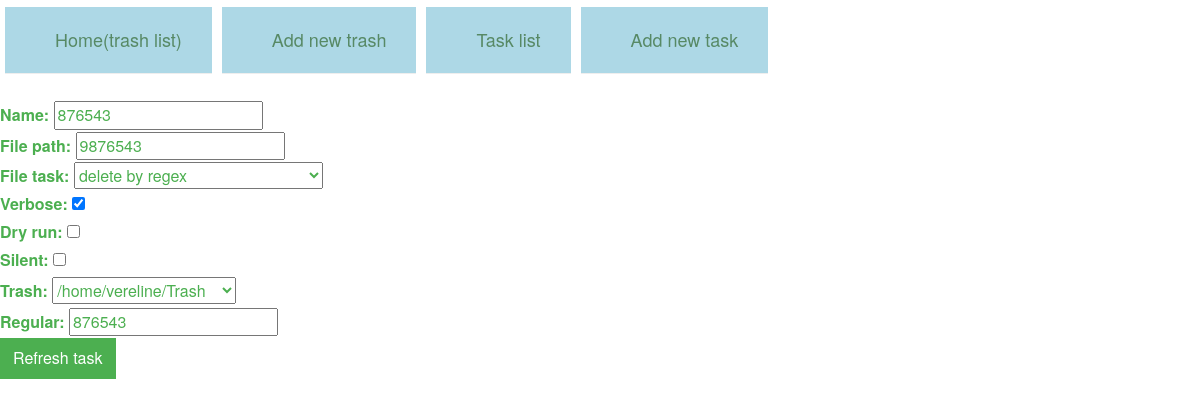
Page /refresh_task/3 on the earlier database version.
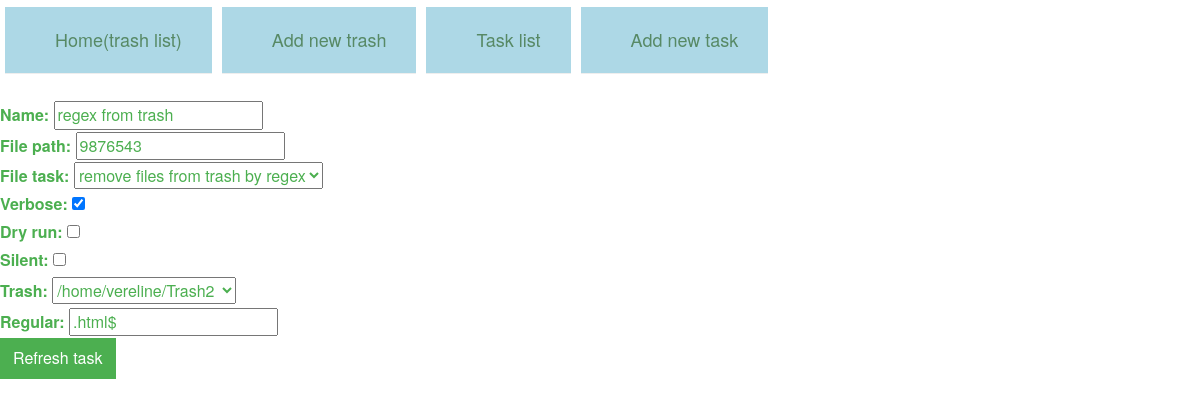
Same page on the later database version.
### trashes/models.py (models this page shows, shortened)
class TaskToDo(models.Model):
    name = models.CharField(max_length=256, default=' ')
    file_path = models.CharField(max_length=256, default=' ')
    trash = models.ForeignKey(Trash, default=None)
    verbose = models.BooleanField(default=False)
    dry_run = models.BooleanField(default=False)
    silent = models.BooleanField(default=False)
    tasks = (
        ('delete by regex', 'delete by regex'),
        ('delete by filename', 'delete by filename'),
        ('recover all trash', 'recover all trash'),
        ('clear all trash', 'clear all trash'),
        ('remove files from trash', 'remove files from trash'),
        ('recover files from trash', 'recover files from trash'),
        ('remove files from trash by regex', 'remove files from trash by regex'),
        ('recover files from trash by regex', 'recover files from trash by regex')
    )
    file_task = models.CharField(max_length=256, choices=tasks, default=None)
    regular = models.CharField(max_length=256, default=' ')
    NOTDONE = 'Not done'
    INPROCESS = 'In process'
    WAITING = 'Waiting'
    DONE = 'Done'
    ERROR = 'Error'
    task_process_choices = (
        (NOTDONE, 'Not done'),
        (INPROCESS, 'In process'),
        (WAITING, 'Waiting'),
        (DONE, 'Done'),
        (ERROR, 'Error'),
    )
    task_process = models.CharField(
        max_length=256,
        choices=task_process_choices,
        default=NOTDONE,
    )
    class Meta:
        db_table = 'task'

### trashes/views.py (the view)
# urls.py: url(r'^refresh_task/(?P<pk>\d+)$', views.RefreshTask.as_view(), name='refresh_task'),
class RefreshTask(UpdateView):
    success_url = reverse_lazy('task_list')
    template_name = "refresh_task.html"
    model = TaskToDo
    fields = ('name', 'file_path', 'file_task', 'verbose', 'dry_run', 'silent',
              'trash', 'regular', )

### trashes/models.py (called while the page is built)
    def __unicode__(self):              # __unicode__ on Python 2
        return os.path.abspath(self.path)

### templates/refresh_task.html (shortened to what this page needs)
{% extends 'base.html' %}
{% block content %}
<table >
        <tbody>
            <tr>
                <td ><div class="page-header"><a href={% url 'main' %}>Home(trash list)</a></div></td>
            <td ><div class="page-header"><a href={% url 'add_trash' %}>Add new trash</a></div></td>
            <td ><div class="page-header"><a href={% url 'task_list'%}>Task list</a></div></td>
            <td ><div class="page-header"><a href={% url 'add_task'%}>Add new task</a></div></td>
            </tr>
        </tbody>
    </table>
<form method="Post" action="">
                {{ form.as_p }}
                <input class="button" type="submit" value="Refresh task">
</form>
{% endblock %}

Differences in the rows shown:
changed TaskToDo: name "876543" → "regex from trash"; file_task "delete by regex" → "remove files from trash by regex"; trash "/home/vereline/Trash" → "/home/vereline/Trash2"; regular "876543" → ".html$"
